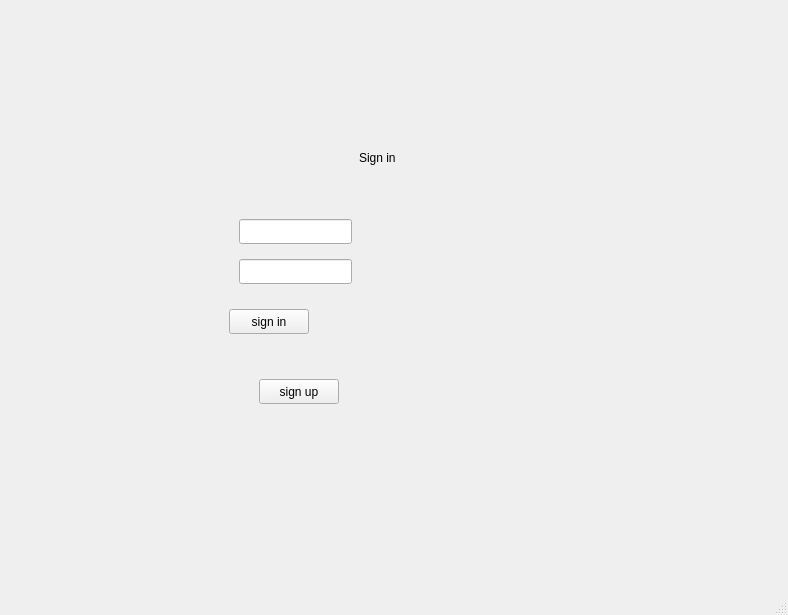
<?xml version="1.0" encoding="UTF-8"?>
<ui version="4.0">
 <class>MainWindow</class>
 <widget class="QMainWindow" name="MainWindow">
  <property name="geometry">
   <rect>
    <x>0</x>
    <y>0</y>
    <width>788</width>
    <height>615</height>
   </rect>
  </property>
  <property name="windowTitle">
   <string>MainWindow</string>
  </property>
  <widget class="QWidget" name="centralwidget">
   <layout class="QVBoxLayout" name="verticalLayout">
    <item>
     <widget class="QStackedWidget" name="stackedWidget">
      <widget class="QWidget" name="signin">
       <widget class="QLabel" name="label">
        <property name="geometry">
         <rect>
          <x>350</x>
          <y>140</y>
          <width>54</width>
          <height>17</height>
         </rect>
        </property>
        <property name="text">
         <string>Sign in</string>
        </property>
       </widget>
       <widget class="QLineEdit" name="lineEdit">
        <property name="geometry">
         <rect>
          <x>230</x>
          <y>210</y>
          <width>113</width>
          <height>25</height>
         </rect>
        </property>
       </widget>
       <widget class="QLineEdit" name="lineEdit_2">
        <property name="geometry">
         <rect>
          <x>230</x>
          <y>250</y>
          <width>113</width>
          <height>25</height>
         </rect>
        </property>
       </widget>
       <widget class="QPushButton" name="pushButton">
        <property name="geometry">
         <rect>
          <x>220</x>
          <y>300</y>
          <width>80</width>
          <height>25</height>
         </rect>
        </property>
        <property name="text">
         <string>sign in</string>
        </property>
       </widget>
       <widget class="QPushButton" name="pushButton_2">
        <property name="geometry">
         <rect>
          <x>250</x>
          <y>370</y>
          <width>80</width>
          <height>25</height>
         </rect>
        </property>
        <property name="text">
         <string>sign up</string>
        </property>
       </widget>
      </widget>
      <widget class="QWidget" name="signup">
       <widget class="QLabel" name="label_2">
        <property name="geometry">
         <rect>
          <x>470</x>
          <y>150</y>
          <width>54</width>
          <height>17</height>
         </rect>
        </property>
        <property name="text">
         <string>sign up</string>
        </property>
       </widget>
       <widget class="QLineEdit" name="lineEdit_3">
        <property name="geometry">
         <rect>
          <x>350</x>
          <y>260</y>
          <width>113</width>
          <height>25</height>
         </rect>
        </property>
       </widget>
       <widget class="QLineEdit" name="lineEdit_4">
        <property name="geometry">
         <rect>
          <x>350</x>
          <y>220</y>
          <width>113</width>
          <height>25</height>
         </rect>
        </property>
       </widget>
       <widget class="QPushButton" name="pushButton_3">
        <property name="geometry">
         <rect>
          <x>370</x>
          <y>380</y>
          <width>80</width>
          <height>25</height>
         </rect>
        </property>
        <property name="text">
         <string>sign in</string>
        </property>
       </widget>
       <widget class="QPushButton" name="pushButton_4">
        <property name="geometry">
         <rect>
          <x>340</x>
          <y>310</y>
          <width>80</width>
          <height>25</height>
         </rect>
        </property>
        <property name="text">
         <string>sign up</string>
        </property>
       </widget>
       <widget class="QLineEdit" name="lineEdit_5">
        <property name="geometry">
         <rect>
          <x>360</x>
          <y>180</y>
          <width>113</width>
          <height>25</height>
         </rect>
        </property>
       </widget>
      </widget>
      <widget class="QWidget" name="dashboard"/>
     </widget>
    </item>
   </layout>
  </widget>
  <widget class="QMenuBar" name="menubar">
   <property name="geometry">
    <rect>
     <x>0</x>
     <y>0</y>
     <width>788</width>
     <height>22</height>
    </rect>
   </property>
  </widget>
  <widget class="QStatusBar" name="statusbar"/>
 </widget>
 <resources/>
 <connections/>
</ui>
